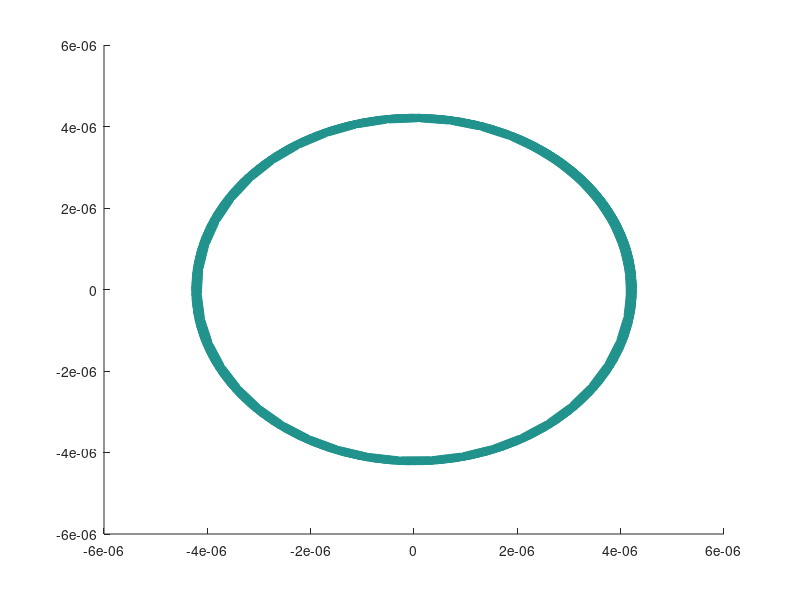

Write the MATLAB code that produced this figure.
clear 
clc 
close all

 
 
 x= 5;
 y = 0

L= 0.1*10^-6;
W=0.75*10^-6;
theta = linspace ( 0,2.3*pi,50);
a =4.1*10^-6;
grid = 200;
R = zeros(grid,grid);
PHI = zeros(grid,grid);
Z = zeros(grid,grid);
for s = 1:length(theta)


  
xE = linspace(0,W*2,grid);
yE = linspace(-2*W,W*2,grid);


[XE,YE] = meshgrid(xE,yE);

IndE = zeros(grid,grid);
IndE =  (XE-L).^2/L^2 + YE.^2/W^2 < 1;
IndE = double(IndE);

XE = XE.*IndE;
YE = YE.*IndE;


R = sqrt(XE.^2 +YE.^2);
PHI = atan(YE./XE);
PHI = PHI + theta(s);

XE= R.*cos(PHI);
YE = R.*sin(PHI);

XE = XE + a* cos(theta(s));
YE = YE + a *sin(theta(s));

pause(30)
figure(1)
hold on
view(2)
 mesh(XE,YE,Z)
 view(2)

end